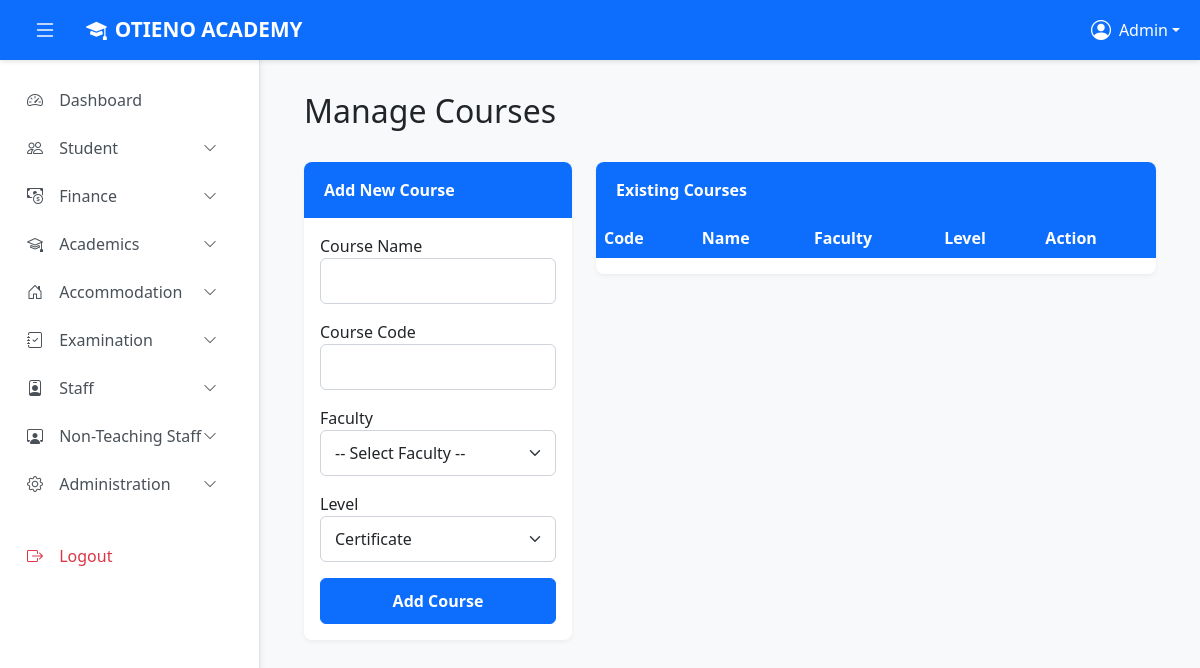
The app's page /admin/courses/manage.php (signed in), older data.
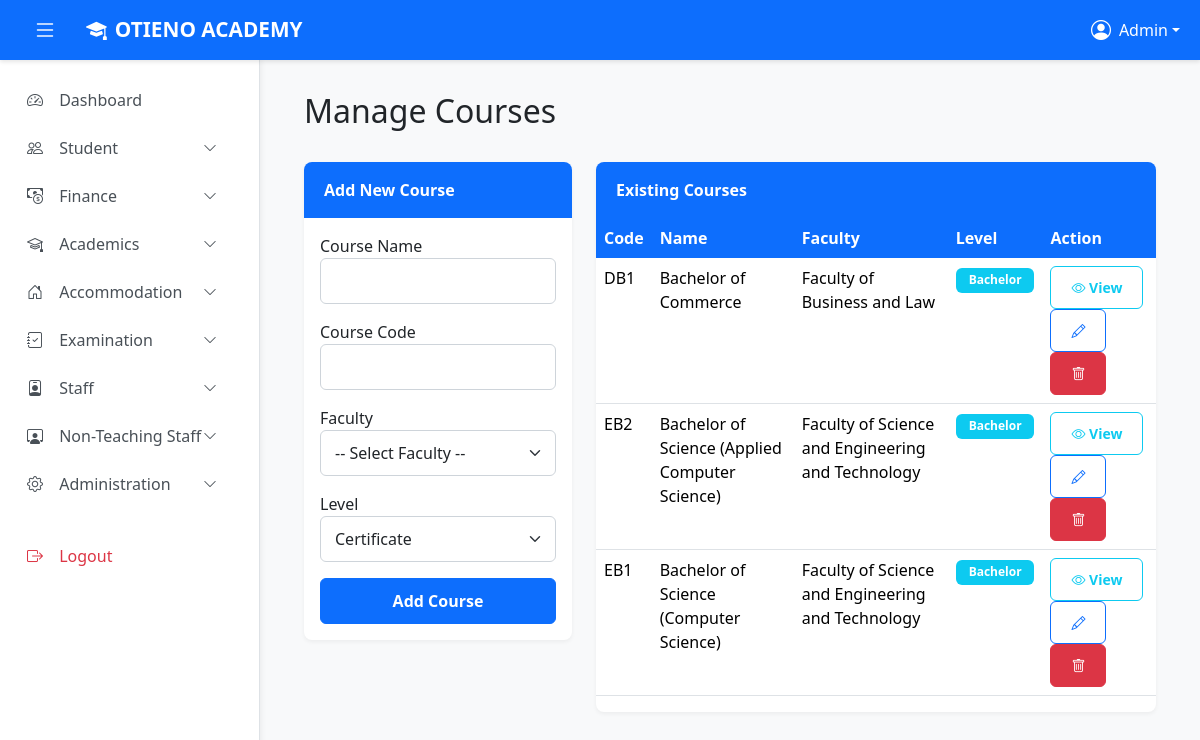
The same page, newer data.
### tables this page shows
CREATE TABLE `courses` (
  `id` int(11) NOT NULL AUTO_INCREMENT,
  `faculty_id` int(11) NOT NULL,
  `course_name` varchar(150) NOT NULL,
  `course_code` varchar(20) NOT NULL,
  `level` enum('Certificate','Diploma','Bachelor','Masters','PhD') NOT NULL,
  `created_at` timestamp NOT NULL DEFAULT current_timestamp(),
  PRIMARY KEY (`id`),
  UNIQUE KEY `course_code` (`course_code`),
  CONSTRAINT `courses_ibfk_faculty` FOREIGN KEY (`faculty_id`) REFERENCES `faculties` (`id`) ON DELETE CASCADE
);

CREATE TABLE `faculties` (
  `id` int(11) NOT NULL AUTO_INCREMENT,
  `faculty_name` varchar(100) NOT NULL,
  `faculty_code` varchar(10) NOT NULL,
  `created_at` timestamp NOT NULL DEFAULT current_timestamp(),
  PRIMARY KEY (`id`),
  UNIQUE KEY `faculty_code` (`faculty_code`)
);

### admin/courses/manage.php (the view, shortened to what the changed rows need)
<?php
require_once '../../config.php';
$courses = $conn->query("SELECT c.*, f.faculty_name, f.id as faculty_id
                         FROM courses c
                         JOIN faculties f ON c.faculty_id = f.id
                         ORDER BY f.faculty_name, c.course_name")->fetch_all(MYSQLI_ASSOC);
?>
<!DOCTYPE html>
<html lang="en">
<head>
    <link href="https://cdn.jsdelivr.net/npm/bootstrap@5.3.3/dist/css/bootstrap.min.css" rel="stylesheet">
    <link href="https://cdn.jsdelivr.net/npm/bootstrap-icons@1.11.3/font/bootstrap-icons.css" rel="stylesheet">
    <link href="../assets/main.css" rel="stylesheet"/>
</head>
<body>
    <main class="main-content" id="mainContent">
        <div class="container-fluid">
            <div class="row mb-4"><div class="col-12"><h2>Manage Courses</h2></div></div>
            <div class="row">
                <div class="col-lg-8">
                    <div class="card">
                        <div class="card-body p-0">
                            <table class="table table-hover">
                                <thead><tr><th>Code</th><th>Name</th><th>Faculty</th><th>Level</th><th>Action</th></tr></thead>
                                <tbody>
                                    <?php foreach ($courses as $c): ?>
                                    <tr>
                                        <td><?php echo htmlspecialchars($c['course_code']); ?></td>
                                        <td><?php echo htmlspecialchars($c['course_name']); ?></td>
                                        <td><?php echo htmlspecialchars($c['faculty_name']); ?></td>
                                        <td><span class="badge bg-info"><?php echo $c['level']; ?></span></td>
                                        <td>
                                            <a href="view.php?id=<?php echo $c['id']; ?>" class="btn btn-sm btn-outline-info">
                                                <i class="bi bi-eye"></i> View
                                            </a>
                                            <button class="btn btn-sm btn-outline-primary edit-course-btn"
                                                data-bs-toggle="modal" data-bs-target="#editCourseModal"
                                                data-id="<?php echo $c['id']; ?>"
                                                data-name="<?php echo htmlspecialchars($c['course_name']); ?>"
                                                data-code="<?php echo htmlspecialchars($c['course_code']); ?>"
                                                data-faculty="<?php echo $c['faculty_id']; ?>"
                                                data-level="<?php echo $c['level']; ?>">
                                                <i class="bi bi-pencil"></i>
                                            </button>
                                            <form method="post" class="d-inline" onsubmit="return confirm('Delete? This will remove all associated units.');">
                                                <button class="btn btn-sm btn-danger"><i class="bi bi-trash"></i></button>
                                            </form>
                                        </td>
                                    </tr>
                                    <?php endforeach; ?>
                                </tbody>
                            </table>
                        </div>
                    </div>
                </div>
            </div>
        </div>
    </main>
</html>

Row changes from the older to the newer data that the page shows:
now on this page (row edited): courses: course_code "DB1", course_name "Bachelor of Commerce", faculty.faculty_name "Faculty of Business and Law", level "Bachelor"
now on this page (row edited): courses: course_code "EB2", course_name "Bachelor of Science (Applied Computer Science)", faculty.faculty_name "Faculty of Science and Engineering and Technology", level "Bachelor"
now on this page (row edited): courses: course_code "EB1", course_name "Bachelor of Science (Computer Science)", faculty.faculty_name "Faculty of Science and Engineering and Technology", level "Bachelor"
